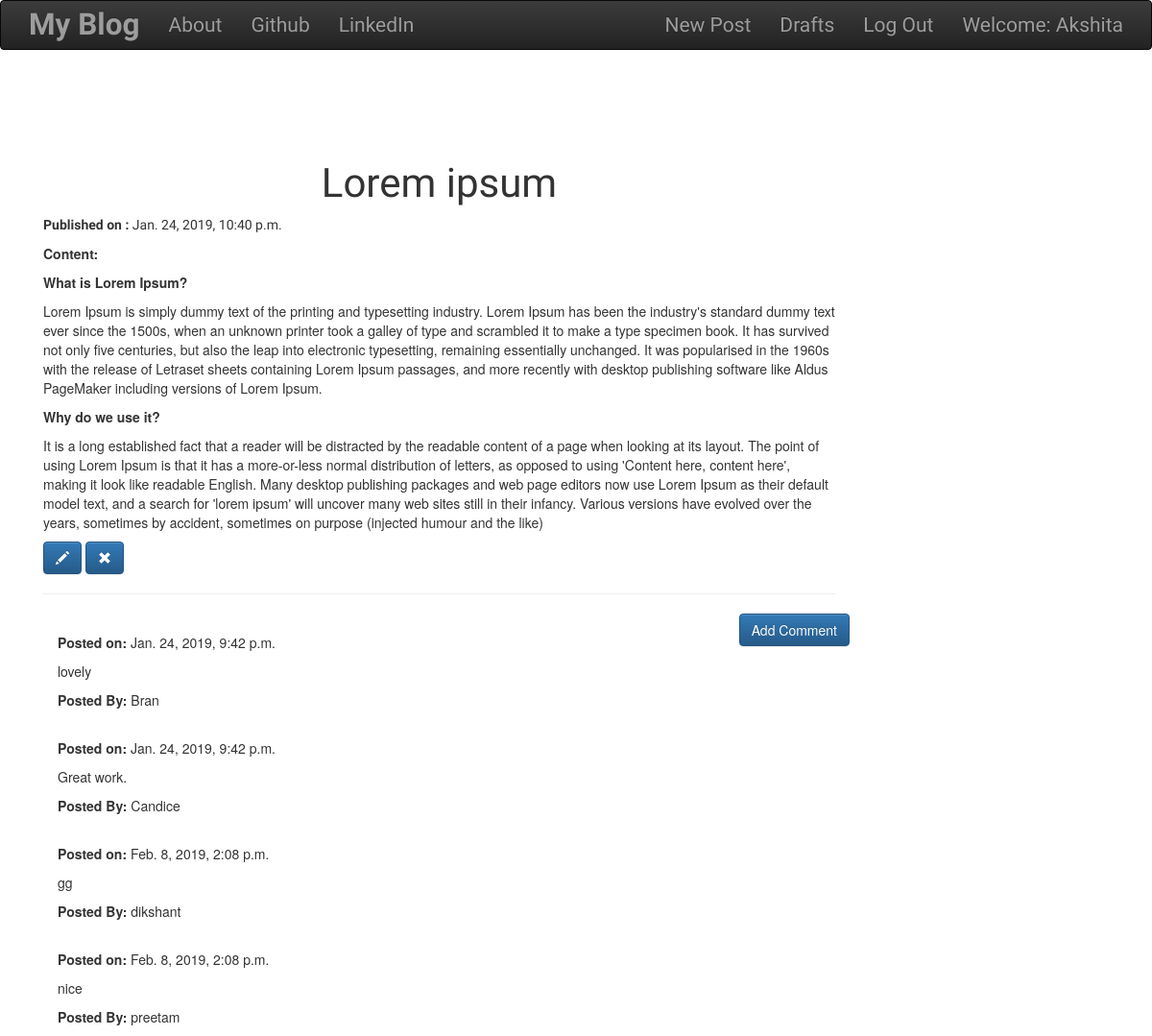
The app's page /post/7 (signed in) with its own data.
### blog/models.py (models this page shows, shortened)
class Post(models.Model):
    author = models.ForeignKey('auth.User',on_delete=models.CASCADE,)
    title = models.CharField(max_length=200)
    text = models.TextField()
    create_date = models.DateTimeField(default=timezone.now)
    published_date = models.DateTimeField(blank=True,null=True)

class Comment(models.Model):
    post = models.ForeignKey('blog.Post',related_name='comments',on_delete=models.CASCADE,)
    author = models.CharField(max_length=200)
    text = models.TextField()
    create_date = models.DateTimeField(default=timezone.now())
    approved_comment = models.BooleanField(default=False)

### blog/views.py (the view)
# urls.py: url(r'^post/(?P<pk>\d+)$',views.PostDetailView.as_view(),name='post_detail'),
class PostDetailView(DetailView):
    model = Post

### blog/templates/blog/post_detail.html (shortened to what this page needs)
{% extends "blog/base.html" %}
{% block content %}
    <br><br>
    <h1 class="posttitle loader"><br>{{ post.title }}</h1>
    {% if post.published_date %}
      <div class="date">
        <p class="pdate"><b>Published on :</b> {{ post.published_date }}</p>
      </div>
    {% else %}
      <a class="btn btn-default" href="{% url 'post_publish' pk=post.pk %}">
        <span class="glyphicon glyphicon-circle-arrow-up"> Publish </span>
      </a>
    {% endif %}
    <b>Content:</b><br>
  <p class="postcontent">{{ post.text|safe|linebreaksbr }}</p>
  {% if user.is_authenticated %}
  <a class="btn btn-primary" href="{% url 'post_edit' pk=post.pk %}">
    <span class="glyphicon glyphicon-pencil"></span>
  </a>
  <a class="btn btn-primary" href="{% url 'post_remove' pk=post.pk %}">
    <span class="glyphicon glyphicon-remove"></span>
  </a>
    {% endif %}
    <hr>
    <a class="btn btn-primary btn-comment" href="{% url 'add_comment_to_post' pk=post.pk %}">Add Comment</a>
    <div class="container">
      {% for comment in post.comments.all %}
      <br>
        {% if user.is_authenticated %}
            {% if comment.approved_comment %}
              <b>Posted on:</b> {{ comment.create_date }}
            {% endif %}
            <p>{{ comment.text|safe|linebreaks }}</p>
            <p><b>Posted By:</b> {{ comment.author }}</p>
        {% else %}
          {% if comment.approved_comment %}
            <b>Posted on:</b> {{ comment.create_date }}
            <p>{{ comment.text|safe|linebreaks }}</p>
            <p><b>Posted By:</b> {{ comment.author }}</p>
          {% endif %}
        {% endif %}
      {% empty %}
        <p>No Comments!</p>
      {% endfor %}
    </div>
{% endblock %}

### blog/templates/blog/base.html (shortened to what this page needs)
<!DOCTYPE html>
{% load staticfiles %}
<html lang="en" dir="ltr">
  <head>
    <link rel="stylesheet" href="https://maxcdn.bootstrapcdn.com/bootstrap/3.3.7/css/bootstrap.min.css">
    <link rel="stylesheet" href="https://maxcdn.bootstrapcdn.com/bootstrap/3.3.7/css/bootstrap-theme.min.css">
    <link rel="stylesheet" href="//cdn.jsdelivr.net/npm/medium-editor@latest/dist/css/medium-editor.min.css" type="text/css" media="screen" charset="utf-8">
    <link rel="stylesheet" href="{% static 'css/blog.css' %}">
  </head>
  <body>
    <nav class="navbar navbar-inverse techfont custom-navbar">
      <div class="container">
        <ul class="nav navbar-nav">
          <li><a class='navbar-brand bigbrand' href="{% url 'post_list' %}"><b>My Blog</b></a></li>
          <li><a href="{% url 'about'%}">About</a></li>
          <li><a href="https://www.github.com">Github</a></li>
          <li><a href="https://www.linkedin.com">LinkedIn</a></li>
        </ul>
        <ul class="nav navbar-nav navbar-right">
          {% if user.is_authenticated %}
          <li>
            <a href="{% url 'post_new' %}">New Post</a>
          </li>
          <li>
            <a href="{% url 'post_draft_list' %}">Drafts</a>
          </li>
          <li>
            <a href="{% url 'logout' %}">Log Out</a>
          </li>
          <li>
            <a>Welcome: {{user.username}}</a>
          </li>
            {% else %}
            <li><a class="nav navbar-right" href="{% url 'login' %}"><span class="glyphicon glyphicon-user"></span></a></li>
          {% endif %}
        </ul>
      </div>
    </nav>
    <div class="content container">
      <div class="col-lg-9 col-md-6 col-xs-6 col-sm-6">
        <div class="blog_posts">
          {% block content %}
          {% endblock %}
        </div>
      </div>
    </div>
  </body>
</html>

### blog/static/css/blog.css (style rules this page uses)
.techfont { font-family: 'Song Myung', serif; font-size: 1.5em; margin-bottom: 10px; }
.bigbrand { font-size: 1.5em; }
.posttitle { font-family: 'Baloo Thambi', cursive; font-size: 3em; text-align: center; }
.pdate { font-family: 'Song Myung', serif; font-size: 1em; }
.postcontent { font-family: 'Song Myung', serif; font-size: 1em; }
.btn-comment { position: absolute; right: 0px; }

### records on screen
Post: title "Lorem ipsum", published_date "Jan. 24, 2019, 10:40 p.m.", text "What is Lorem Ipsum? Lorem Ipsum is simply dummy text of the printing and typesetting industry. Lorem Ipsum has been the industry's standard dummy text ever since the 1500s, when an unknown printer took a galley of type and scrambled it to make a type specimen book. It has survived not only five centuries, but also the leap into electronic typesetting, remaining essentially unchanged. It was popularised in the 1960s with the release of Letraset sheets containing Lorem Ipsum passages, and more recently with desktop publishing software like Aldus PageMaker including versions of Lorem Ipsum. Why do we use it? It is a long established fact that a reader will be distracted by the readable…"
Comment: create_date "Jan. 24, 2019, 9:42 p.m.", text "lovely", author "Bran"
Comment: create_date "Jan. 24, 2019, 9:42 p.m.", text "Great work.", author "Candice"
Comment: create_date "Feb. 8, 2019, 2:08 p.m.", text "gg", author "dikshant"
Comment: create_date "Feb. 8, 2019, 2:08 p.m.", text "nice", author "preetam"

### other values on screen
{{ user.username }} "Akshita"
